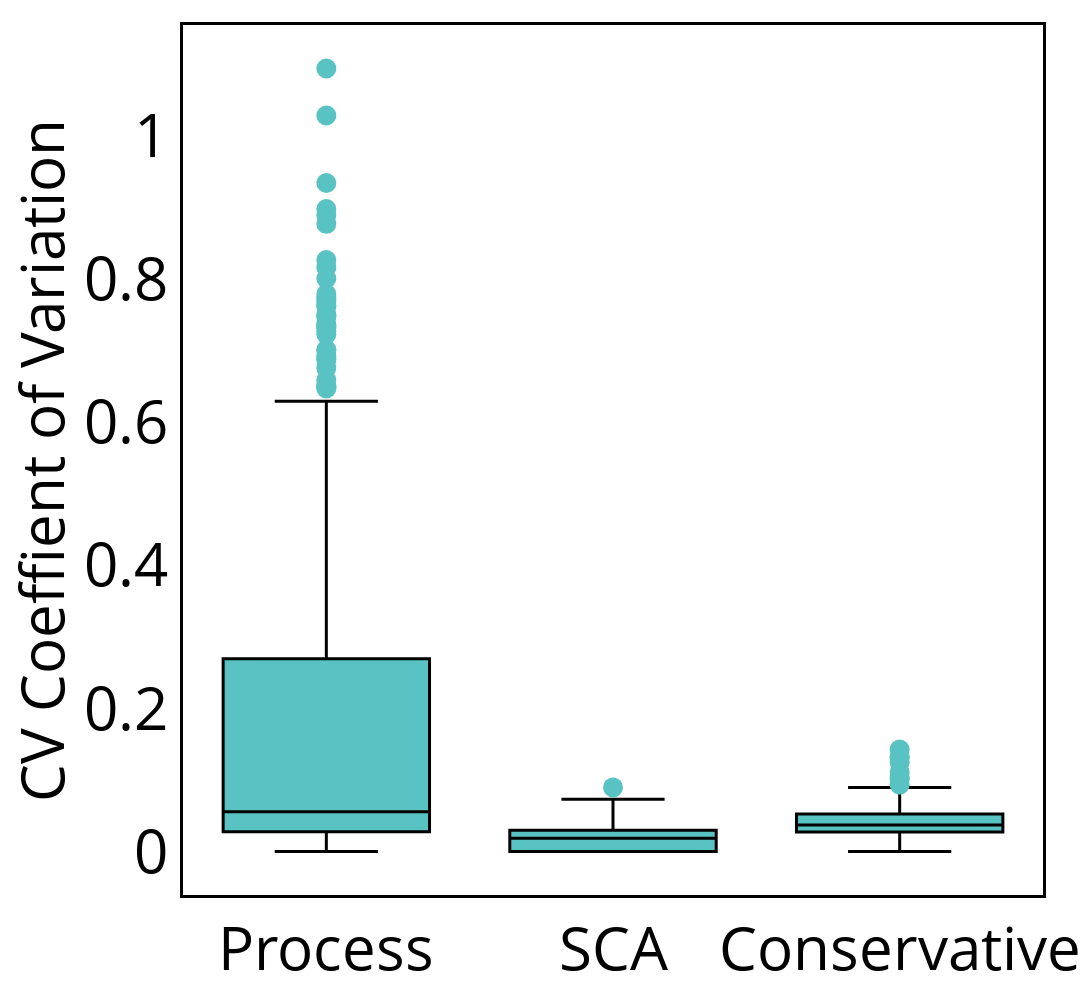

Source (notebook cell):
### Code cell
traces = []
for df in [process_rwr, disease_rwr, disease_conservative_rwr]:
    trace = go.Box(
            x=df.name,
            y=df['coef'],
            boxpoints='outliers',
            fillcolor='#59C3C3',
            line_color='#000000',
            line_width=3,
            marker=dict(size=20, color='#59C3C3'))
    traces.append(trace)
fig = go.Figure()
fig.add_traces(traces)
fig.update_layout(
        yaxis_title_text='CV Coeffient of Variation',
        height=1000,
        width=2000,
        title_x=0.5,
        xaxis=dict(tickfont=dict(size=60), showline=True, linewidth=3,
                   linecolor='black', mirror=True, color='black'),
        yaxis=dict(tickfont=dict(size=60), titlefont=dict(size=60), title_standoff=30,
                   showline=True, linewidth=3, linecolor='black', mirror=True, color='black'),
        boxgroupgap=0.2,
        boxgap=0.1,
        paper_bgcolor='rgba(255,255,255,1)',
        plot_bgcolor='rgba(255,255,255,1)',
        margin=dict(l=20, r=20, t=25, b=20),
        showlegend=False)
fig.write_image('../../../python/reports/plots/cv_coef_variation.jpeg')
fig.show()

### Figure 1 — Plotly figure (JSON) as saved in the notebook; plotly's stock layout.template omitted (floating-point values rounded to 4 significant figures; data arrays with more than 128 entries replaced by an {"elided": "..."} marker saying what was removed)
{"data": [{"boxpoints": "outliers", "fillcolor": "#59C3C3", "line": {"color": "#000000", "width": 3}, "marker": {"color": "#59C3C3", "size": 20}, "type": "box", "x": {"elided": "429 str values"}, "y": {"elided": "429 float values"}}, {"boxpoints": "outliers", "fillcolor": "#59C3C3", "line": {"color": "#000000", "width": 3}, "marker": {"color": "#59C3C3", "size": 20}, "type": "box", "x": {"elided": "203 str values"}, "y": {"elided": "203 float values"}}, {"boxpoints": "outliers", "fillcolor": "#59C3C3", "line": {"color": "#000000", "width": 3}, "marker": {"color": "#59C3C3", "size": 20}, "type": "box", "x": {"elided": "301 str values"}, "y": {"elided": "301 float values"}}], "layout": {"boxgap": 0.1, "boxgroupgap": 0.2, "height": 1000, "margin": {"b": 20, "l": 20, "r": 20, "t": 25}, "paper_bgcolor": "rgba(255,255,255,1)", "plot_bgcolor": "rgba(255,255,255,1)", "showlegend": false, "title": {"x": 0.5}, "width": 2000, "xaxis": {"color": "black", "linecolor": "black", "linewidth": 3, "mirror": true, "showline": true, "tickfont": {"size": 60}}, "yaxis": {"color": "black", "linecolor": "black", "linewidth": 3, "mirror": true, "showline": true, "tickfont": {"size": 60}, "title": {"font": {"size": 60}, "standoff": 30, "text": "CV Coeffient of Variation"}}}}
